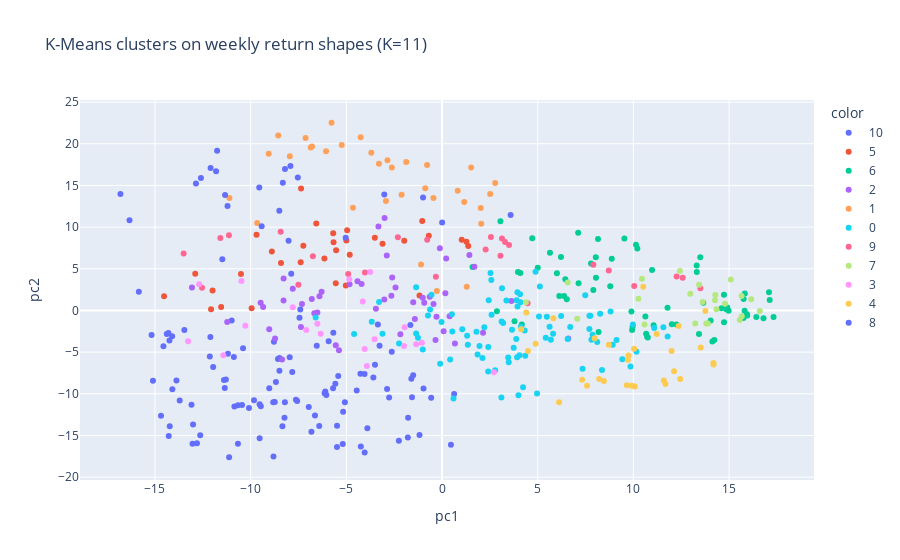

Write notebook code for a chart like this one.
### Markdown cell above
## Visualize clusters

### Code cell
pca = PCA(n_components=2, random_state=42)
emb = pca.fit_transform(Xz)

df_plot = pd.DataFrame({
    "ticker": rets.columns,
    "pc1": emb[:, 0],
    "pc2": emb[:, 1],
    "cluster": labels.astype(int)
})

fig = px.scatter(
    df_plot, x="pc1", y="pc2",
    color=df_plot["cluster"].astype(str),
    hover_name="ticker",
    title=f"K-Means clusters on weekly return shapes (K={best_k})"
)
fig.show()

### Figure 1 — Plotly figure (JSON) as saved in the notebook; plotly's stock layout.template omitted (floating-point values rounded to 4 significant figures)
{"data": [{"hovertemplate": "<b>%{hovertext}</b><br><br>color=10<br>pc1=%{x}<br>pc2=%{y}<extra></extra>", "hovertext": ["A", "AAPL", "ADBE", "ADI", "ADSK", "AKAM", "ALGN", "AMAT", "AMD", "AMZN", "ANET", "AVGO", "AXON", "BX", "CDNS", "CHTR", "CMG", "COST", "CPRT", "CRL", "CRM", "CRWD", "CSGP", "DAY", "DDOG", "DECK", "DELL", "DHR", "DXCM", "EA", "EBAY", "EFX", "EL", "ENPH", "EPAM", "EQIX", "FFIV", "FICO", "FSLR", "FTNT", "GDDY", "GEN", "GNRC", "GOOG", "GOOGL", "IDXX", "INTC", "INTU", "KEYS", "KKR", "KLAC", "LRCX", "LULU", "MCHP", "META", "MKTX", "MPWR", "MRNA", "MSCI", "MSFT", "MTCH", "MTD", "MU", "NEM", "NFLX", "NKE", "NOW", "NVDA", "NXPI", "ODFL", "ON", "ORCL", "PANW", "PAYC", "PODD", "PTC", "PYPL", "QCOM", "RMD", "RVTY", "SMCI", "SNPS", "STX", "SW", "SWKS", "TECH", "TER", "TKO", "TMO", "TRMB", "TSLA", "TTD", "TTWO", "TXN", "TYL", "UBER", "VRSN", "WAT", "WDAY", "WST", "XYZ", "ZBRA"], "legendgroup": "10", "marker": {"color": "#636efa", "symbol": "circle"}, "mode": "markers", "name": "10", "orientation": "v", "showlegend": true, "type": "scatter", "x": [-8.574, -11.4, -14.68, -3.902, -8.234, -12.11, -2.871, -4.043, -10.67, -13.01, -7.569, -6.417, -6.101, -1.602, -14.28, -7.407, -9.47, -14.38, -5.424, -7.828, -10.45, -12.81, -8.494, -6.639, -12.64, -1.569, -0.9669, -14.1, -12.13, -14.24, -8.783, -6.547, -2.628, -6.135, -8.681, -15.84, -4.049, -8.498, -3.505, -11.35, -9.029, -7.449, -5.695, -8.74, -8.821, -15.11, -4.459, -10.66, -7.635, 0.6312, -5.488, -4.243, -8.212, -2.254, -10.09, -13.47, -8.809, -10.4, -11.96, -13.71, -6.046, -7.96, -1.177, -7.881, -13.09, -3.265, -14.23, -11.13, -1.787, -4.264, 0.4647, -5.925, -9.533, -5.576, -11.19, -5.077, -9.825, -6.825, -10.99, -10.88, -3.589, -13.04, -1.509, -3.353, -5.486, -11.3, -5.187, -1.655, -15.18, -0.5683, -6.965, -9.531, -13.88, -5.168, -14.09, -1.773, -14.3, -5.681, -10.85, -14.56, -8.341, -2.764], "xaxis": "x", "y": [-5.813, -8.347, -12.62, -14.13, -12.87, -3.188, -9.423, -17.05, -16.0, -13.67, -10.87, -13.86, -9.707, -8.19, -15.07, 0.1015, -11.5, -2.836, -7.849, -7.376, -11.36, -15.93, -5.695, -12.59, -14.98, -10.42, -9.363, -3.092, -5.533, -3.613, -3.764, -4.24, -4.945, -9.932, -8.584, 2.244, -7.613, -7.238, -6.498, -9.298, -9.32, -0.859, -9.323, -10.98, -11.01, -8.431, -9.593, -11.36, -10.7, -10.01, -16.39, -16.31, -11.01, -15.65, -11.71, -2.335, -17.51, -4.546, -6.786, -10.8, -10.14, -5.613, -14.94, 4.393, -11.3, -4.245, -13.89, -17.61, -15.23, -7.582, -16.11, -3.697, -11.26, -8.795, -5.196, -11.0, -10.77, -14.55, -1.189, -5.584, -8.055, -15.99, -7.781, -1.682, -13.84, -8.275, -16.01, -1.758, -2.933, -10.49, -11.59, -15.32, -8.415, -12.16, -9.464, -12.89, -2.692, -2.661, -11.51, -4.289, -13.9, -10.45], "yaxis": "y"}, {"hovertemplate": "<b>%{hovertext}</b><br><br>color=5<br>pc1=%{x}<br>pc2=%{y}<extra></extra>", "hovertext": ["ABBV", "ABT", "AMGN", "BAX", "BDX", "BIIB", "BMY", "CAH", "CBOE", "CI", "CNC", "COR", "CVS", "DGX", "DVA", "ELV", "ERIE", "GILD", "HOLX", "HUM", "INCY", "JNJ", "LH", "LLY", "MCK", "MOH", "MRK", "PFE", "PGR", "REGN", "UNH", "VRTX"], "legendgroup": "5", "marker": {"color": "#EF553B", "symbol": "circle"}, "mode": "markers", "name": "5", "orientation": "v", "showlegend": true, "type": "scatter", "x": [-5.687, -12.9, -8.894, -6.147, -9.694, -12.07, -4.958, 1.37, -4.824, 1.03, -3.108, -1.034, 1.274, -8.413, -1.177, -1.975, -5.027, -7.248, -11.54, -5.535, -9.949, -7.366, -5.553, -10.51, -0.6922, -7.388, -6.573, -5.67, -3.511, -14.53, -5.001, -11.99], "xaxis": "x", "y": [9.256, 4.394, 7.078, 6.222, 9.07, 0.1357, 9.623, 7.739, 6.68, 8.492, 8.005, 10.72, 8.251, 5.686, 1.79, 8.371, 3.003, 7.759, 0.4211, 7.22, 0.2643, 14.65, 3.275, 4.369, 8.978, 5.786, 10.43, 8.185, 8.718, 1.708, 8.405, 2.411], "yaxis": "y"}, {"hovertemplate": "<b>%{hovertext}</b><br><br>color=6<br>pc1=%{x}<br>pc2=%{y}<extra></extra>", "hovertext": ["ACGL", "ADM", "AFL", "AIG", "AIZ", "ALL", "AMP", "AXP", "BAC", "BG", "BK", "BRK-B", "C", "CB", "CFG", "CINF", "COF", "CTVA", "DOW", "EG", "FITB", "FOX", "FOXA", "GD", "GL", "GS", "HBAN", "HIG", "HII", "HSIC", "IBM", "IP", "IPG", "IVZ", "JPM", "KEY", "L", "LYB", "MET", "MS", "MTB", "NTRS", "OMC", "PFG", "PKG", "PNC", "PRU", "PSKY", "RF", "RJF", "RTX", "SCHW", "STT", "SYF", "T", "TAP", "TFC", "TRV", "TSN", "TXT", "USB", "VTRS", "WBA", "WBD", "WFC", "WRB"], "legendgroup": "6", "marker": {"color": "#00cc96", "symbol": "circle"}, "mode": "markers", "name": "6", "orientation": "v", "showlegend": true, "type": "scatter", "x": [8.869, 6.215, 13.31, 15.76, 7.135, 4.715, 10.72, 13.43, 14.9, 7.906, 11.78, 8.044, 14.74, 10.21, 16.42, 8.034, 14.23, 6.127, 14.04, 7.786, 15.94, 6.521, 6.376, 8.15, 6.003, 10.67, 17.32, 13.31, 5.639, 3.968, 4.092, 8.789, 9.932, 8.179, 14.61, 15.75, 13.49, 15.95, 15.82, 10.75, 17.09, 10.63, 9.897, 15.81, 6.443, 13.65, 17.12, 4.168, 16.8, 12.25, 10.97, 9.957, 11.06, 14.13, 3.052, 7.114, 14.86, 10.14, 5.002, 12.01, 14.73, 2.867, 1.593, 3.789, 14.97, 9.531], "xaxis": "x", "y": [6.196, 6.407, 4.626, 1.381, 3.258, 8.659, -3.141, -2.81, 0.3661, 2.47, 0.3171, 3.922, -1.403, 7.438, -0.7964, 6.397, -3.551, 1.747, -1.191, 5.645, -0.4662, 1.361, 1.749, 8.587, 4.464, -2.795, -0.785, 5.394, 6.928, 4.617, 4.494, 2.904, -2.338, -2.581, 0.2782, -0.9054, 6.399, -0.6162, 2.048, -3.25, 2.172, -0.7222, -0.1105, -0.0404, 3.759, 0.916, 1.244, -1.678, -0.9217, -1.68, 4.862, -1.928, -1.77, -3.734, 10.71, 9.338, 0.1436, 7.872, 5.116, -1.66, 1.881, -0.07921, 5.222, -1.279, -0.02627, 8.648], "yaxis": "y"}, {"hovertemplate": "<b>%{hovertext}</b><br><br>color=2<br>pc1=%{x}<br>pc2=%{y}<extra></extra>", "hovertext": ["ACN", "ADP", "AJG", "AON", "BALL", "BR", "BRO", "BSX", "CMCSA", "CME", "COO", "CPAY", "CSCO", "CTAS", "CTSH", "ECL", "EW", "FDS", "FI", "FIS", "GPN", "ICE", "IQV", "ISRG", "JKHY", "LDOS", "MA", "MCD", "MCO", "MDT", "MMC", "MNST", "MSI", "NDAQ", "PAYX", "ROP", "RSG", "SBUX", "SPGI", "STE", "STZ", "SYK", "TMUS", "V", "VRSK", "WM", "WTW", "YUM", "ZBH", "ZTS"], "legendgroup": "2", "marker": {"color": "#ab63fa", "symbol": "circle"}, "mode": "markers", "name": "2", "orientation": "v", "showlegend": true, "type": "scatter", "x": [-5.554, -2.648, -2.604, -4.417, -6.405, -6.674, -4.204, 0.1734, -0.446, -0.1145, -6.515, 6.596, -3.455, 0.3963, -0.3399, -1.009, -7.375, -9.478, -0.2885, -1.421, 2.143, -8.282, -5.386, -8.359, -8.279, 0.2156, 0.673, -2.888, -8.725, 1.689, -4.832, -9.349, -3.016, -7.32, -1.505, -6.805, -3.323, -2.178, -9.03, -6.292, 1.43, -0.93, -7.8, 0.08377, -13.07, -3.003, -2.431, -0.64, 3.625, -11.23], "xaxis": "x", "y": [-4.183, 1.772, 3.955, 3.516, 1.708, -0.3245, 3.164, 2.079, 0.7884, 7.462, -0.25, -3.375, 0.1969, -0.6847, -3.535, 1.526, -1.976, 0.9156, -0.7543, -1.015, -2.666, 1.202, -4.779, -5.879, 3.828, 6.247, -3.949, 6.594, -3.375, 5.236, 3.154, 0.4189, 1.303, 0.7762, 0.9923, 1.382, 10.08, -2.848, -2.256, 2.249, 6.666, 0.9185, 2.594, -2.497, 2.764, 11.11, 2.76, 1.65, 1.137, -1.385], "yaxis": "y"}, {"hovertemplate": "<b>%{hovertext}</b><br><br>color=1<br>pc1=%{x}<br>pc2=%{y}<extra></extra>", "hovertext": ["AEE", "AEP", "ATO", "AWK", "CMS", "CNP", "D", "DTE", "DUK", "ED", "EIX", "ES", "ETR", "EVRG", "EXC", "FE", "LHX", "LMT", "LNT", "NEE", "NI", "NOC", "NRG", "PCG", "PEG", "PNW", "PPL", "SO", "SRE", "VST", "VZ", "WEC", "XEL"], "legendgroup": "1", "marker": {"color": "#FFA15A", "symbol": "circle"}, "mode": "markers", "name": "1", "orientation": "v", "showlegend": true, "type": "scatter", "x": [-6.793, -6.863, -2.85, -11.11, -7.13, 2.023, -6.062, 1.522, -4.25, -5.773, 0.8187, -7.955, -2.621, -3.297, -2.111, -4.654, 2.049, 1.161, -5.239, -9.658, -1.873, -0.4487, -0.2711, -1.096, -0.8779, -0.7823, 2.778, -3.695, 2.514, 1.29, -2.933, -8.561, -9.058], "xaxis": "x", "y": [19.69, 19.56, 18.03, 13.49, 20.69, 12.29, 19.09, 17.16, 20.8, 22.52, 14.37, 18.5, 17.15, 17.61, 13.9, 12.32, 10.39, 13.01, 19.85, 10.51, 17.83, 13.5, 2.327, 5.526, 14.67, 17.45, 15.29, 18.93, 13.97, 2.851, 13.13, 20.98, 18.81], "yaxis": "y"}, {"hovertemplate": "<b>%{hovertext}</b><br><br>color=0<br>pc1=%{x}<br>pc2=%{y}<extra></extra>", "hovertext": ["AES", "ALB", "ALLE", "AMCR", "AME", "AOS", "APD", "APH", "APO", "APTV", "AVY", "BEN", "BLK", "CARR", "CAT", "CBRE", "CDW", "CHRW", "CMI", "CSX", "DD", "DE", "DOV", "EMN", "EMR", "ETN", "EXPD", "F", "FAST", "FCX", "FDX", "FTV", "GLW", "GM", "GPC", "GRMN", "GWW", "HAS", "HCA", "HON", "HPE", "HPQ", "HUBB", "IEX", "IFF", "IR", "IT", "ITW", "J", "JBHT", "JBL", "JCI", "KMX", "LII", "LIN", "LKQ", "MHK", "MLM", "MMM", "NDSN", "NSC", "NTAP", "NUE", "NWS", "NWSA", "OTIS", "PCAR", "PH", "PNR", "PPG", "PWR", "ROK", "SNA", "STLD", "SWK", "TDY", "TEL", "TROW", "TT", "UHS", "UNP", "UPS", "URI", "VMC", "WAB", "WDC", "WY", "XYL"], "legendgroup": "0", "marker": {"color": "#19d3f3", "symbol": "circle"}, "mode": "markers", "name": "0", "orientation": "v", "showlegend": true, "type": "scatter", "x": [2.441, 2.773, 2.589, 2.534, 3.113, 1.311, -1.353, 0.5992, 3.486, 4.965, 3.945, 6.699, -1.258, 1.855, 11.57, 6.223, 0.4246, -3.292, 8.261, 3.366, 7.868, 7.704, 5.621, 11.09, 9.976, 5.686, -4.596, 8.11, -6.604, 7.345, 1.349, 3.744, 3.88, 9.422, 5.113, -3.112, -0.5498, 1.057, 3.132, 7.483, 8.917, 3.458, 4.318, 0.5134, -0.625, 8.358, -1.005, 3.897, 4.099, 0.5369, 3.991, 5.419, 1.958, -2.245, -0.02715, 7.751, 7.807, 6.565, 2.575, -1.355, 4.075, 2.411, 7.698, 3.922, 4.048, -0.7349, 5.476, 10.16, 2.418, 4.122, 4.349, 2.115, 8.806, 9.119, 3.656, 3.193, 4.234, -0.09734, 1.798, 4.886, 3.938, -3.671, 9.847, 5.803, 11.79, 3.102, 5.067, 2.211], "xaxis": "x", "y": [1.219, -7.184, -0.5108, 4.498, -1.323, -3.047, 2.798, -10.55, -6.224, -9.964, 0.4631, -1.97, -3.271, -5.28, -2.02, -0.6517, -5.886, 1.014, -0.3803, 1.203, -2.906, -0.6348, -1.963, -2.104, -1.688, -3.513, -2.826, -3.782, -0.837, -7.001, -4.1, -4.476, -3.428, -5.847, 2.861, -2.8, 1.896, -2.247, 2.668, 1.812, -4.108, -5.653, -2.39, -0.4419, 0.1195, -7.128, -4.695, 1.23, 0.9818, -2.523, -10.18, -3.283, -4.261, -3.961, -1.388, -0.6191, -3.519, -3.424, 3.646, -2.766, 1.953, -7.33, -2.224, -5.613, -5.368, -0.5916, -0.757, -4.94, -4.387, -1.955, -5.418, -5.696, -0.1133, -3.534, -2.309, -1.495, -9.224, -6.391, -2.565, 4.641, 2.187, -1.368, -6.736, -2.799, -3.122, -10.43, -0.7137, -2.002], "yaxis": "y"}, {"hovertemplate": "<b>%{hovertext}</b><br><br>color=9<br>pc1=%{x}<br>pc2=%{y}<extra></extra>", "hovertext": ["AMT", "ARE", "AVB", "BXP", "CCI", "CPT", "DLR", "DOC", "EQR", "ESS", "EXR", "FRT", "INVH", "IRM", "KIM", "MAA", "O", "PLD", "PSA", "REG", "SBAC", "UDR", "VICI", "VTR", "WELL"], "legendgroup": "9", "marker": {"color": "#FF6692", "symbol": "circle"}, "mode": "markers", "name": "9", "orientation": "v", "showlegend": true, "type": "scatter", "x": [-11.59, -4.903, 2.554, 10.04, -11.14, -0.775, -12.54, 3.053, 3.293, 2.277, -6.749, 12.58, -4.029, -0.3209, 13.5, -2.308, 3.132, -7.506, -8.432, 12.26, -13.5, 3.5, 4.472, 8.713, 7.906], "xaxis": "x", "y": [8.684, 4.39, 8.808, 2.948, 9.034, 8.475, 2.73, 6.573, 8.215, 7.32, 6.503, 3.929, 4.541, 4.06, 2.653, 8.783, 8.632, 3.099, 9.455, 4.067, 6.823, 7.855, 0.8602, 4.8, 5.497], "yaxis": "y"}, {"hovertemplate": "<b>%{hovertext}</b><br><br>color=7<br>pc1=%{x}<br>pc2=%{y}<extra></extra>", "hovertext": ["APA", "BKR", "CF", "COP", "CTRA", "CVX", "DVN", "EOG", "EQT", "FANG", "HAL", "KMI", "MOS", "MPC", "OKE", "OXY", "PSX", "SLB", "TPL", "TRGP", "VLO", "WMB", "XOM"], "legendgroup": "7", "marker": {"color": "#B6E880", "symbol": "circle"}, "mode": "markers", "name": "7", "orientation": "v", "showlegend": true, "type": "scatter", "x": [13.8, 13.61, 10.26, 14.28, 6.567, 13.44, 13.89, 14.26, 4.381, 15.55, 15.66, 12.43, 10.58, 14.79, 12.97, 14.34, 16.16, 16.61, 7.067, 13.23, 15.65, 10.45, 15.09], "xaxis": "x", "y": [-1.569, 1.025, 1.415, 1.869, 3.362, 3.093, -1.57, 1.227, 1.001, -1.154, -0.7076, 4.73, -1.677, 0.7946, 1.997, 0.1586, 1.352, -0.07549, -0.9956, -1.556, 1.727, 3.793, 3.727], "yaxis": "y"}, {"hovertemplate": "<b>%{hovertext}</b><br><br>color=3<br>pc1=%{x}<br>pc2=%{y}<extra></extra>", "hovertext": ["AZO", "BBY", "BLDR", "DG", "DHI", "DLTR", "DPZ", "HD", "LEN", "LOW", "MAS", "NVR", "ORLY", "PHM", "POOL", "ROL", "SHW", "TGT", "TSCO", "WSM"], "legendgroup": "3", "marker": {"color": "#FF97FF", "symbol": "circle"}, "mode": "markers", "name": "3", "orientation": "v", "showlegend": true, "type": "scatter", "x": [-3.757, -1.35, 2.71, -10.48, -4.044, -4.142, -13.27, -7.095, -1.99, -6.34, -3.525, -1.956, -4.849, -1.053, -11.43, -12.69, -7.802, -6.513, -10.28, -3.928], "xaxis": "x", "y": [4.618, -4.059, -7.401, 3.525, -4.624, 1.087, -3.694, -2.341, -4.251, -2.799, -3.447, -2.003, 3.756, -3.887, -5.373, 3.161, 0.3996, -1.606, -1.845, -6.672], "yaxis": "y"}, {"hovertemplate": "<b>%{hovertext}</b><br><br>color=4<br>pc1=%{x}<br>pc2=%{y}<extra></extra>", "hovertext": ["BA", "BKNG", "CCL", "CZR", "DAL", "DIS", "DRI", "EXPE", "GE", "HLT", "HST", "HWM", "LUV", "LVS", "LW", "LYV", "MAR", "MGM", "NCLH", "RCL", "RL", "ROST", "SPG", "SYY", "TDG", "TJX", "TPR", "UAL", "ULTA", "WYNN"], "legendgroup": "4", "marker": {"color": "#FECB52", "symbol": "circle"}, "mode": "markers", "name": "4", "orientation": "v", "showlegend": true, "type": "scatter", "x": [10.04, 7.578, 11.59, 6.116, 14.19, 4.49, 7.977, 8.212, 11.21, 9.659, 13.52, 12.36, 11.99, 7.321, 4.402, 8.458, 12.13, 9.919, 11.67, 12.44, 9.743, 4.137, 13.76, 10.51, 8.719, 5.823, 9.71, 14.18, 4.893, 10.08], "xaxis": "x", "y": [-4.606, -9.047, -8.413, -11.0, -6.469, -4.878, -3.327, -8.215, -2.82, -8.966, -4.451, -1.857, -4.873, -8.314, -0.2486, -8.467, -7.295, -9.036, -8.835, -8.228, -5.401, -2.244, -0.04881, 2.853, -4.123, -0.9452, -5.925, -6.297, -3.981, -9.113], "yaxis": "y"}, {"hovertemplate": "<b>%{hovertext}</b><br><br>color=8<br>pc1=%{x}<br>pc2=%{y}<extra></extra>", "hovertext": ["BF-B", "CAG", "CHD", "CL", "CLX", "CPB", "GIS", "HRL", "HSY", "K", "KDP", "KHC", "KMB", "KO", "KR", "MDLZ", "MKC", "MO", "PEP", "PG", "PM", "SJM", "WMT"], "legendgroup": "8", "marker": {"color": "#636efa", "symbol": "circle"}, "mode": "markers", "name": "8", "orientation": "v", "showlegend": true, "type": "scatter", "x": [-5.034, -7.535, -16.8, -11.81, -16.33, -12.09, -11.75, -9.552, -8.319, -8.207, -8.02, -3.018, -12.6, -0.9926, -9.425, -8.503, -11.21, 3.585, -11.34, -12.86, 0.005575, -7.921, -11.48], "xaxis": "x", "y": [8.721, 15.95, 13.97, 16.71, 10.83, 17.1, 19.18, 14.74, 15.31, 16.97, 8.373, 13.92, 15.9, 13.55, 10.12, 11.98, 12.53, 11.46, 13.85, 15.23, 10.56, 17.33, 6.137], "yaxis": "y"}], "layout": {"legend": {"title": {"text": "color"}, "tracegroupgap": 0}, "title": {"text": "K-Means clusters on weekly return shapes (K=11)"}, "xaxis": {"anchor": "y", "domain": [0, 1], "title": {"text": "pc1"}}, "yaxis": {"anchor": "x", "domain": [0, 1], "title": {"text": "pc2"}}}}
